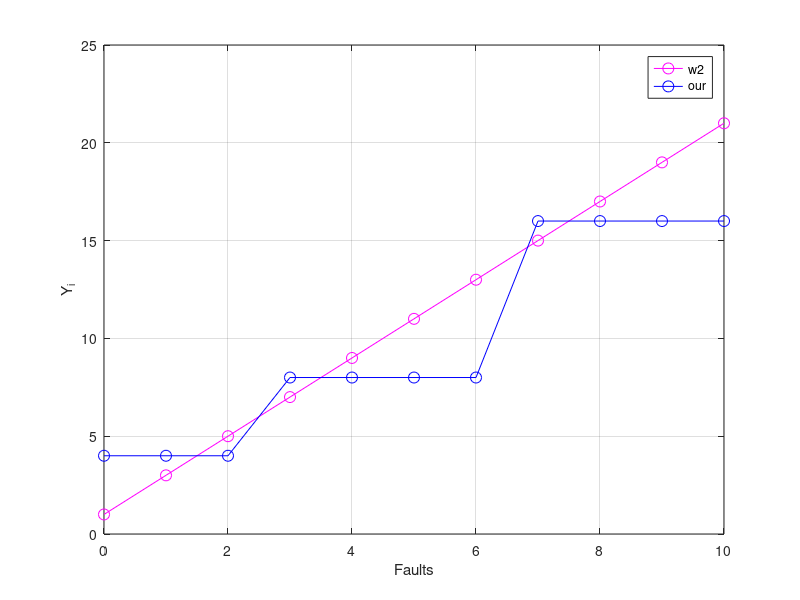

Write the MATLAB code that produced this figure.
%% reliablity vs. utilization W2
clear all
close all
clc


%% faults list
F     = [0 1 2 3 4 5 6 7 8 9 10];
Y.w2  = (2*F)+1;

for i = 1:length(F)    
    j=1;
    if( F(i) <= 2^(j+1)-2 )
        Y.our(i) = 2^(j+1);
        m.our(i) = j;
    else
        while( F(i) > 2^(j+1)-2 )
            j=j+1;
        end
        Y.our(i) = 2^(j+1);
        m.our(i) = j;
    end    
end

figure;
plot(F,Y.w2,'-mo','MarkerSize',8); hold on;
plot(F,Y.our,'-bo','MarkerSize',8);
grid on;
xlabel('Faults');
ylabel('Y_i');
legend('w2', 'our');

%% timing properties [our work]
psi   = 3;
omega = 1;
hm    = 5*(psi+omega);

for i = 1:length(m.our)
    T.our(i) = 2^(i+1) * hm;
    D.our(i) = (2^(i+1) - 1)*hm + 4*omega;
    C.our(i) = D.our(i);
end



%% printing parameters
sprintf('F \t m \t Y.our \t Y.w2 \t Ci.our \t T.our \t D.our')
disp([F' m.our' Y.our' Y.w2' C.our' T.our' D.our'])








